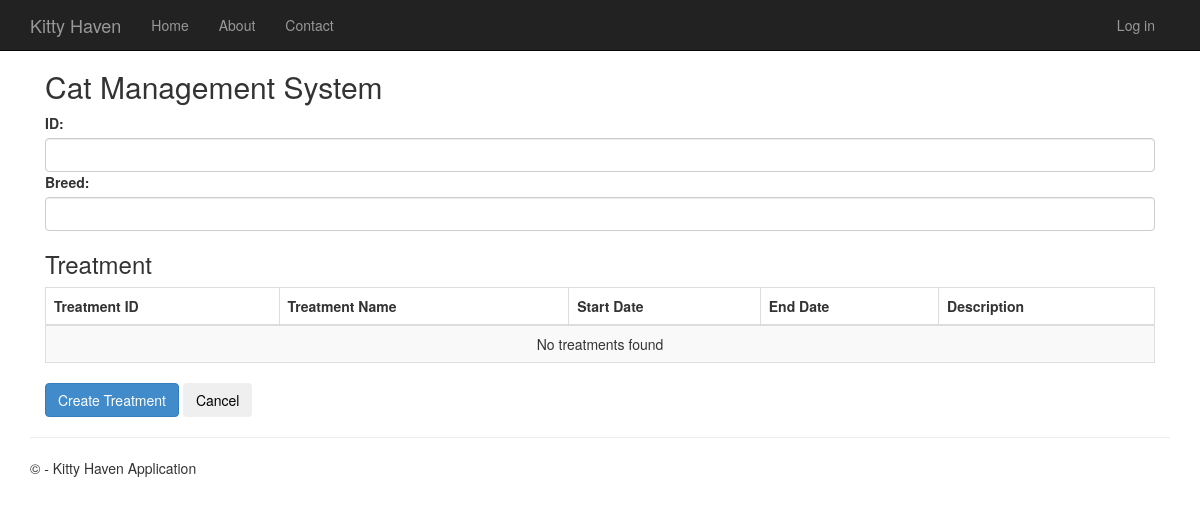
/medical_cat_detail/1/, run on an earlier commit of the app's database.
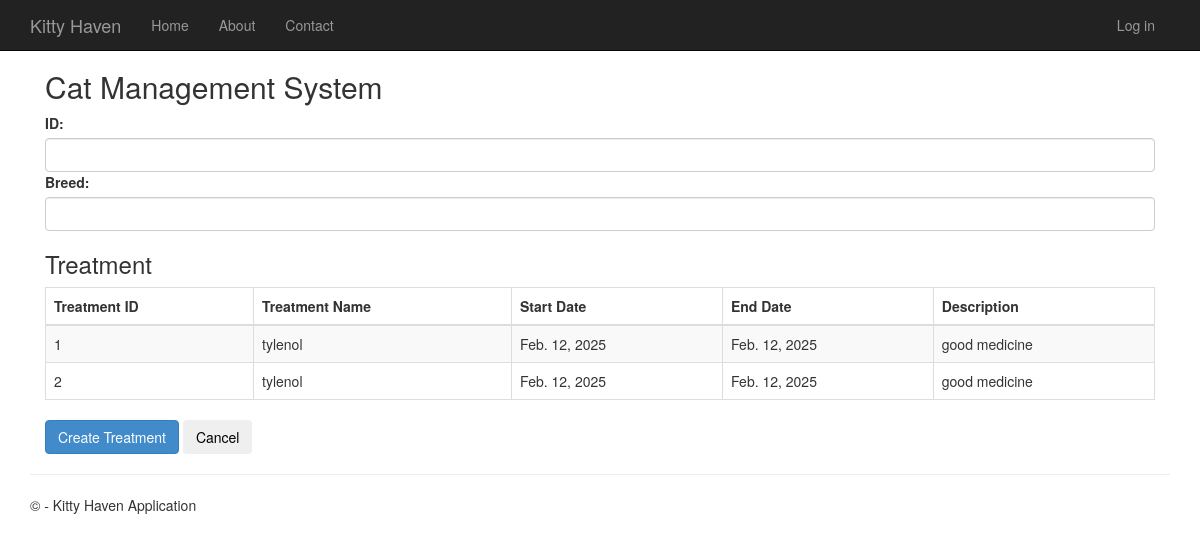
And on a later commit of the database.
### CatDatabase/models.py (models this page shows, shortened)
class Treatment(models.Model):
    TreatmentID = models.AutoField(primary_key=True)
    CatID = models.ForeignKey(Cat, on_delete=models.CASCADE, null=True, blank=True)
    TreatmentName = models.CharField(max_length=200)
    StartDate = models.DateField(blank=True)
    EndDate = models.DateField(blank=True)
    Description = models.CharField(max_length=1000)

### app/views.py (the view)
# urls.py: path('medical_cat_detail/<int:cat_id>/', medical_cat_detail, name='medical_cat_detail'),
def medical_cat_detail(request, cat_id):
    cat = get_object_or_404(Cat, CatID=cat_id)  # Ensure the cat exists
    treatments = Treatment.objects.filter(CatID=cat_id)
    return render(request, 'app/medical_cat_detail.html', {
        'treatments': treatments,
        'CatID': cat_id,  # Ensure this key is passed
    })

### app/templates/app/medical_cat_detail.html
{% extends "app/layout.html" %}
{% block content %}
<div class="container border p-4">
    <h2 class="fw-bold border-bottom pb-2">Cat Management System</h2>
    <div class="mb-3">
        <label class="form-label fw-bold">ID:</label>
        <span class="form-control">{{ Cat.CatID }}</span>
    </div>
    <div class="mb-3">
        <label class="form-label fw-bold">Breed:</label>
        <span class="form-control">{{ Cat.Breed }}</span>
    </div>
<h3 class="fw-bold mt-4">Treatment</h3>
<div class="table-responsive">
    <table class="table table-striped table-bordered">
    <thead class="thead-dark">
        <tr>
            <th>Treatment ID</th>
            <th>Treatment Name</th>
            <th>Start Date</th>
            <th>End Date</th>
            <th>Description</th>
        </tr>
    </thead>
    <tbody>
        {% for treatment in treatments %}
        <tr>
            <td>{{ treatment.TreatmentID }}</td>
            <td>{{ treatment.TreatmentName }}</td>
            <td>{{ treatment.StartDate }}</td>
            <td>{{ treatment.EndDate }}</td>
            <td>{{ treatment.Description }}</td>
        </tr>
        {% empty %}
        <tr>
            <td colspan="5" class="text-center">No treatments found</td>
        </tr>
        {% endfor %}
    </tbody>
</table>
</div>
<a href="{% url 'create_treatment' CatID %}" class="btn btn-primary">Create Treatment</a>
<button type="button" class="btn btn-outline-primary" onclick="window.history.back()">Cancel</button>
</div>
{% endblock %}

### app/templates/app/layout.html (shortened to what this page needs)
<!DOCTYPE html>
<html>
<head>
    {% load static %}
    <link rel="stylesheet" type="text/css" href="{% static 'app/content/bootstrap.min.css' %}" />
    <link rel="stylesheet" type="text/css" href="{% static 'app/content/site.css' %}" />
</head>
<body>
    <div class="navbar navbar-inverse navbar-fixed-top">
        <div class="container">
            <div class="navbar-header">
                <a href="/" class="navbar-brand">Kitty Haven</a>
            </div>
            <div class="navbar-collapse collapse">
                <ul class="nav navbar-nav">
                    <li><a href="{% url 'home' %}">Home</a></li>
                    <li><a href="{% url 'about' %}">About</a></li>
                    <li><a href="{% url 'contact' %}">Contact</a></li>
                </ul>
                {% include 'app/loginpartial.html' %}
             </div>
        </div>
    </div>
    <div class="container body-content">
{% block content %}{% endblock %}
        <hr/>
        <footer>
            <p>&copy; {{ year }} - Kitty Haven Application</p>
        </footer>
    </div>
</body>
</html>

### app/templates/app/loginpartial.html
{% if user.is_authenticated %}
<form id="logoutForm" action="/logout" method="post" class="navbar-right">
    {% csrf_token %}
    <ul class="nav navbar-nav navbar-right">
        <li><span class="navbar-brand">Hello {{ user.username }}!</span></li>
        <li><a href="javascript:document.getElementById('logoutForm').submit()">Log off</a></li>
    </ul>
</form>
{% else %}
<ul class="nav navbar-nav navbar-right">
    <li><a href="{% url 'login' %}">Log in</a></li>
</ul>
{% endif %}

### app/static/app/content/site.css (style rules this page uses)
body { padding-top: 50px; padding-bottom: 20px; }
.body-content { padding-left: 15px; padding-right: 15px; }

What changed in the data, as far as the page shows it:
added Treatment: TreatmentID "1", TreatmentName "tylenol", StartDate "Feb. 12, 2025", EndDate "Feb. 12, 2025", Description "good medicine"
added Treatment: TreatmentID "2", TreatmentName "tylenol", StartDate "Feb. 12, 2025", EndDate "Feb. 12, 2025", Description "good medicine"
Also different on the page:
text no longer shown: "No treatments found"
